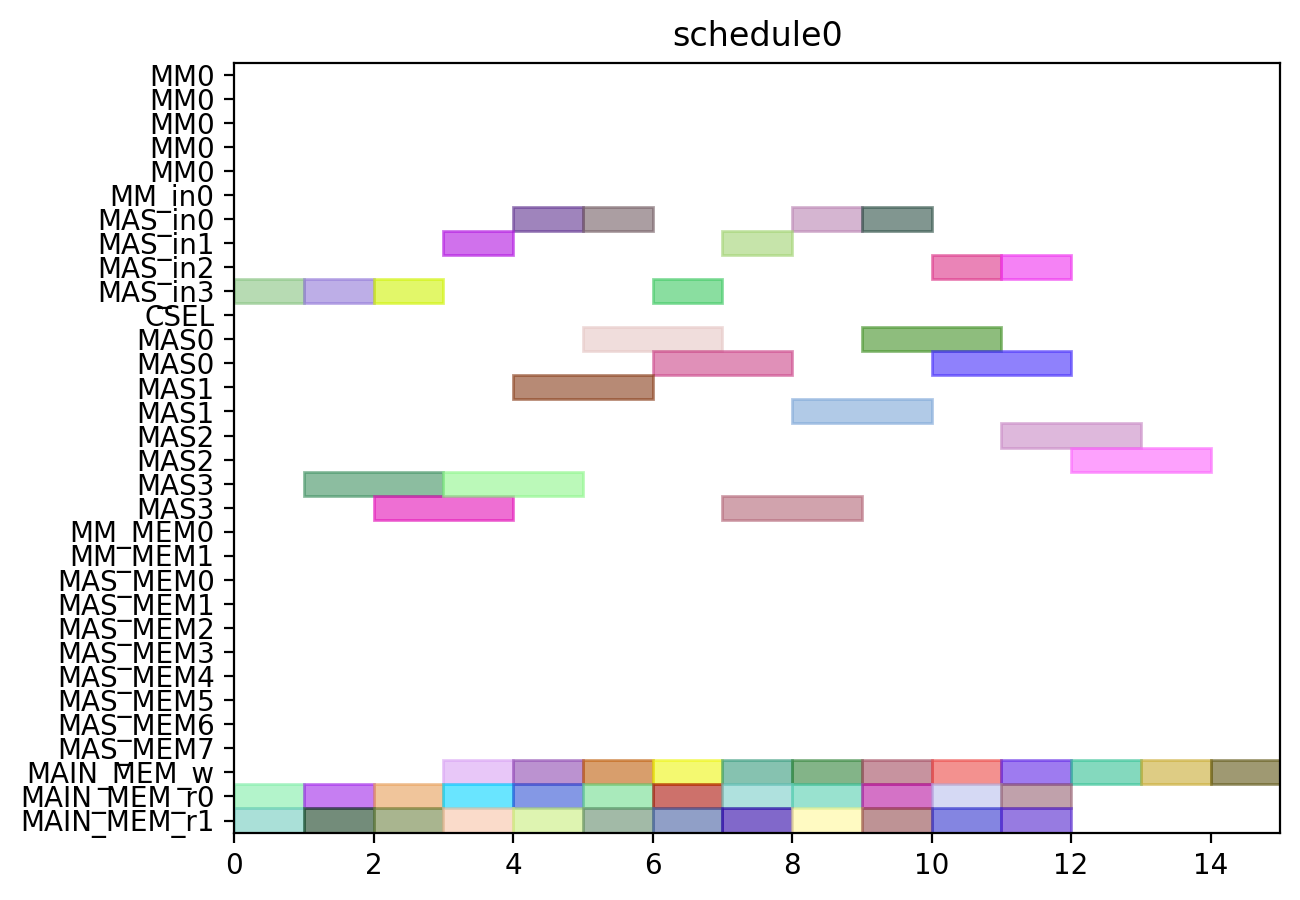

Write the Python code that produced this figure.
from pyschedule import Scenario, solvers, plotters, alt


def solve():
	horizon = 90
	S = Scenario("schedule0", horizon=horizon)

	# resource
	MM = S.Resources('MM', num=1, size=5)
	MM_in = S.Resources('MM_in', num=1)
	MAS_in = S.Resources('MAS_in', num=4)
	CSEL = S.Resource('CSEL')
	MAS = S.Resources('MAS', num=4, size=2, periods=range(1, horizon))
	MM_MEM = S.Resources('MM_MEM', num=2)
	MAS_MEM = S.Resources('MAS_MEM', num=8)
	MAIN_MEM_w = S.Resource('MAIN_MEM_w', size=1)
	MAIN_MEM_r = S.Resources('MAIN_MEM_r', num=2)

	# result of previous scheduling

	# new tasks
	c000 = S.Task('c000', length=2, delay_cost=1)
	c000 += alt(MAS)
	c000_in = S.Task('c000_in', length=1, delay_cost=1)
	c000_in += alt(MAS_in)
	S += c000_in*MAS_in[0]<=c000*MAS[0]

	S += c000_in*MAS_in[1]<=c000*MAS[1]

	S += c000_in*MAS_in[2]<=c000*MAS[2]

	S += c000_in*MAS_in[3]<=c000*MAS[3]

	S += 0<c000

	c000_w = S.Task('c000_w', length=1, delay_cost=1)
	c000_w += alt(MAIN_MEM_w)
	S += c000 <= c000_w

	c000_mem0 = S.Task('c000_mem0', length=1, delay_cost=1)
	c000_mem0 += MAIN_MEM_r[0]
	c000_mem1 = S.Task('c000_mem1', length=1, delay_cost=1)
	c000_mem1 += MAIN_MEM_r[1]
	c001 = S.Task('c001', length=2, delay_cost=1)
	c001 += alt(MAS)
	c001_in = S.Task('c001_in', length=1, delay_cost=1)
	c001_in += alt(MAS_in)
	S += c001_in*MAS_in[0]<=c001*MAS[0]

	S += c001_in*MAS_in[1]<=c001*MAS[1]

	S += c001_in*MAS_in[2]<=c001*MAS[2]

	S += c001_in*MAS_in[3]<=c001*MAS[3]

	S += 0<c001

	c001_w = S.Task('c001_w', length=1, delay_cost=1)
	c001_w += alt(MAIN_MEM_w)
	S += c001 <= c001_w

	c001_mem0 = S.Task('c001_mem0', length=1, delay_cost=1)
	c001_mem0 += MAIN_MEM_r[0]
	c001_mem1 = S.Task('c001_mem1', length=1, delay_cost=1)
	c001_mem1 += MAIN_MEM_r[1]
	c010 = S.Task('c010', length=2, delay_cost=1)
	c010 += alt(MAS)
	c010_in = S.Task('c010_in', length=1, delay_cost=1)
	c010_in += alt(MAS_in)
	S += c010_in*MAS_in[0]<=c010*MAS[0]

	S += c010_in*MAS_in[1]<=c010*MAS[1]

	S += c010_in*MAS_in[2]<=c010*MAS[2]

	S += c010_in*MAS_in[3]<=c010*MAS[3]

	S += 0<c010

	c010_w = S.Task('c010_w', length=1, delay_cost=1)
	c010_w += alt(MAIN_MEM_w)
	S += c010 <= c010_w

	c010_mem0 = S.Task('c010_mem0', length=1, delay_cost=1)
	c010_mem0 += MAIN_MEM_r[0]
	c010_mem1 = S.Task('c010_mem1', length=1, delay_cost=1)
	c010_mem1 += MAIN_MEM_r[1]
	c011 = S.Task('c011', length=2, delay_cost=1)
	c011 += alt(MAS)
	c011_in = S.Task('c011_in', length=1, delay_cost=1)
	c011_in += alt(MAS_in)
	S += c011_in*MAS_in[0]<=c011*MAS[0]

	S += c011_in*MAS_in[1]<=c011*MAS[1]

	S += c011_in*MAS_in[2]<=c011*MAS[2]

	S += c011_in*MAS_in[3]<=c011*MAS[3]

	S += 0<c011

	c011_w = S.Task('c011_w', length=1, delay_cost=1)
	c011_w += alt(MAIN_MEM_w)
	S += c011 <= c011_w

	c011_mem0 = S.Task('c011_mem0', length=1, delay_cost=1)
	c011_mem0 += MAIN_MEM_r[0]
	c011_mem1 = S.Task('c011_mem1', length=1, delay_cost=1)
	c011_mem1 += MAIN_MEM_r[1]
	c100 = S.Task('c100', length=2, delay_cost=1)
	c100 += alt(MAS)
	c100_in = S.Task('c100_in', length=1, delay_cost=1)
	c100_in += alt(MAS_in)
	S += c100_in*MAS_in[0]<=c100*MAS[0]

	S += c100_in*MAS_in[1]<=c100*MAS[1]

	S += c100_in*MAS_in[2]<=c100*MAS[2]

	S += c100_in*MAS_in[3]<=c100*MAS[3]

	S += 0<c100

	c100_w = S.Task('c100_w', length=1, delay_cost=1)
	c100_w += alt(MAIN_MEM_w)
	S += c100 <= c100_w

	c100_mem0 = S.Task('c100_mem0', length=1, delay_cost=1)
	c100_mem0 += MAIN_MEM_r[0]
	c100_mem1 = S.Task('c100_mem1', length=1, delay_cost=1)
	c100_mem1 += MAIN_MEM_r[1]
	c101 = S.Task('c101', length=2, delay_cost=1)
	c101 += alt(MAS)
	c101_in = S.Task('c101_in', length=1, delay_cost=1)
	c101_in += alt(MAS_in)
	S += c101_in*MAS_in[0]<=c101*MAS[0]

	S += c101_in*MAS_in[1]<=c101*MAS[1]

	S += c101_in*MAS_in[2]<=c101*MAS[2]

	S += c101_in*MAS_in[3]<=c101*MAS[3]

	S += 0<c101

	c101_w = S.Task('c101_w', length=1, delay_cost=1)
	c101_w += alt(MAIN_MEM_w)
	S += c101 <= c101_w

	c101_mem0 = S.Task('c101_mem0', length=1, delay_cost=1)
	c101_mem0 += MAIN_MEM_r[0]
	c101_mem1 = S.Task('c101_mem1', length=1, delay_cost=1)
	c101_mem1 += MAIN_MEM_r[1]
	c110 = S.Task('c110', length=2, delay_cost=1)
	c110 += alt(MAS)
	c110_in = S.Task('c110_in', length=1, delay_cost=1)
	c110_in += alt(MAS_in)
	S += c110_in*MAS_in[0]<=c110*MAS[0]

	S += c110_in*MAS_in[1]<=c110*MAS[1]

	S += c110_in*MAS_in[2]<=c110*MAS[2]

	S += c110_in*MAS_in[3]<=c110*MAS[3]

	S += 0<c110

	c110_w = S.Task('c110_w', length=1, delay_cost=1)
	c110_w += alt(MAIN_MEM_w)
	S += c110 <= c110_w

	c110_mem0 = S.Task('c110_mem0', length=1, delay_cost=1)
	c110_mem0 += MAIN_MEM_r[0]
	c110_mem1 = S.Task('c110_mem1', length=1, delay_cost=1)
	c110_mem1 += MAIN_MEM_r[1]
	c111 = S.Task('c111', length=2, delay_cost=1)
	c111 += alt(MAS)
	c111_in = S.Task('c111_in', length=1, delay_cost=1)
	c111_in += alt(MAS_in)
	S += c111_in*MAS_in[0]<=c111*MAS[0]

	S += c111_in*MAS_in[1]<=c111*MAS[1]

	S += c111_in*MAS_in[2]<=c111*MAS[2]

	S += c111_in*MAS_in[3]<=c111*MAS[3]

	S += 0<c111

	c111_w = S.Task('c111_w', length=1, delay_cost=1)
	c111_w += alt(MAIN_MEM_w)
	S += c111 <= c111_w

	c111_mem0 = S.Task('c111_mem0', length=1, delay_cost=1)
	c111_mem0 += MAIN_MEM_r[0]
	c111_mem1 = S.Task('c111_mem1', length=1, delay_cost=1)
	c111_mem1 += MAIN_MEM_r[1]
	c200 = S.Task('c200', length=2, delay_cost=1)
	c200 += alt(MAS)
	c200_in = S.Task('c200_in', length=1, delay_cost=1)
	c200_in += alt(MAS_in)
	S += c200_in*MAS_in[0]<=c200*MAS[0]

	S += c200_in*MAS_in[1]<=c200*MAS[1]

	S += c200_in*MAS_in[2]<=c200*MAS[2]

	S += c200_in*MAS_in[3]<=c200*MAS[3]

	S += 0<c200

	c200_w = S.Task('c200_w', length=1, delay_cost=1)
	c200_w += alt(MAIN_MEM_w)
	S += c200 <= c200_w

	c200_mem0 = S.Task('c200_mem0', length=1, delay_cost=1)
	c200_mem0 += MAIN_MEM_r[0]
	c200_mem1 = S.Task('c200_mem1', length=1, delay_cost=1)
	c200_mem1 += MAIN_MEM_r[1]
	c201 = S.Task('c201', length=2, delay_cost=1)
	c201 += alt(MAS)
	c201_in = S.Task('c201_in', length=1, delay_cost=1)
	c201_in += alt(MAS_in)
	S += c201_in*MAS_in[0]<=c201*MAS[0]

	S += c201_in*MAS_in[1]<=c201*MAS[1]

	S += c201_in*MAS_in[2]<=c201*MAS[2]

	S += c201_in*MAS_in[3]<=c201*MAS[3]

	S += 0<c201

	c201_w = S.Task('c201_w', length=1, delay_cost=1)
	c201_w += alt(MAIN_MEM_w)
	S += c201 <= c201_w

	c201_mem0 = S.Task('c201_mem0', length=1, delay_cost=1)
	c201_mem0 += MAIN_MEM_r[0]
	c201_mem1 = S.Task('c201_mem1', length=1, delay_cost=1)
	c201_mem1 += MAIN_MEM_r[1]
	c210 = S.Task('c210', length=2, delay_cost=1)
	c210 += alt(MAS)
	c210_in = S.Task('c210_in', length=1, delay_cost=1)
	c210_in += alt(MAS_in)
	S += c210_in*MAS_in[0]<=c210*MAS[0]

	S += c210_in*MAS_in[1]<=c210*MAS[1]

	S += c210_in*MAS_in[2]<=c210*MAS[2]

	S += c210_in*MAS_in[3]<=c210*MAS[3]

	S += 0<c210

	c210_w = S.Task('c210_w', length=1, delay_cost=1)
	c210_w += alt(MAIN_MEM_w)
	S += c210 <= c210_w

	c210_mem0 = S.Task('c210_mem0', length=1, delay_cost=1)
	c210_mem0 += MAIN_MEM_r[0]
	c210_mem1 = S.Task('c210_mem1', length=1, delay_cost=1)
	c210_mem1 += MAIN_MEM_r[1]
	c211 = S.Task('c211', length=2, delay_cost=1)
	c211 += alt(MAS)
	c211_in = S.Task('c211_in', length=1, delay_cost=1)
	c211_in += alt(MAS_in)
	S += c211_in*MAS_in[0]<=c211*MAS[0]

	S += c211_in*MAS_in[1]<=c211*MAS[1]

	S += c211_in*MAS_in[2]<=c211*MAS[2]

	S += c211_in*MAS_in[3]<=c211*MAS[3]

	S += 0<c211

	c211_w = S.Task('c211_w', length=1, delay_cost=1)
	c211_w += alt(MAIN_MEM_w)
	S += c211 <= c211_w

	c211_mem0 = S.Task('c211_mem0', length=1, delay_cost=1)
	c211_mem0 += MAIN_MEM_r[0]
	c211_mem1 = S.Task('c211_mem1', length=1, delay_cost=1)
	c211_mem1 += MAIN_MEM_r[1]
	solvers.mip.solve(S,msg=1,kind='CPLEX',ratio_gap=1.01)

	solution = [['hoge']*len(S.solution()[1]) for i in range(len(S.solution()))]
	for i in range(len(S.solution())):
		for j in range(len(S.solution()[i])):
			solution[i][j]=str(S.solution()[i][j])
	print(solution)

	cycles = int(solution[-1][3])

	pic_file_name = "/home/mfukuda/ABE/multiRAM_multiMAS_16mux/scheduling_result/stage5MM1_stage2MAS4/CONJ/schedule0.png"
	if(S.solution() != []):
		plotters.matplotlib.plot(S,img_filename=pic_file_name, show_task_labels=False, fig_size=(cycles*0.25+3, 5))

	return solution
